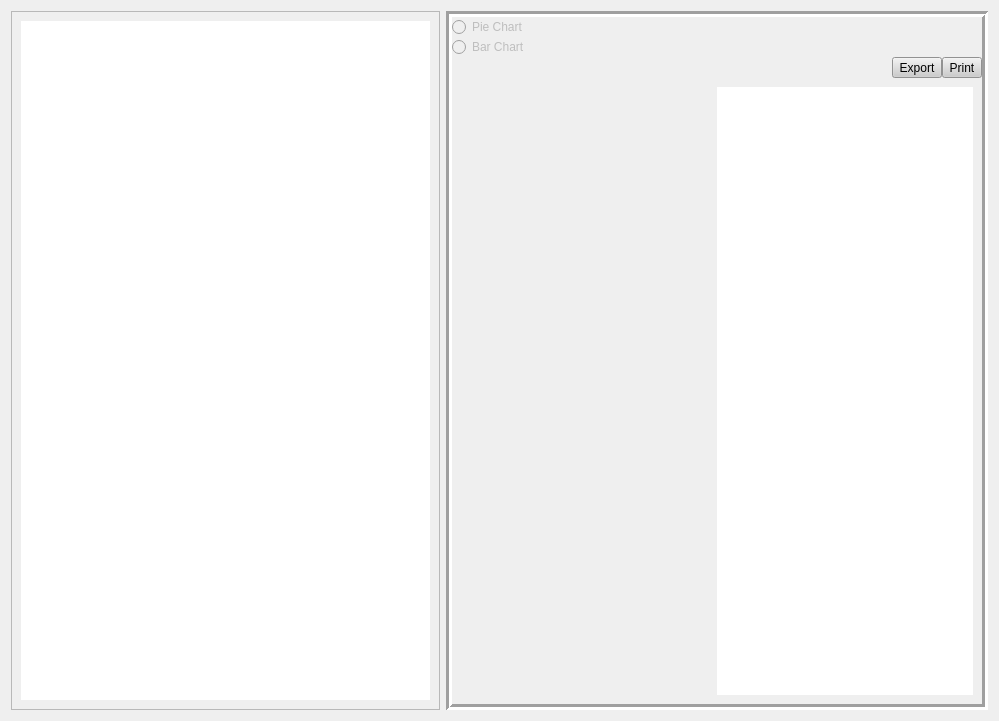
<?xml version="1.0" encoding="UTF-8"?>
<ui version="4.0">
 <class>tabWidget</class>
 <widget class="QWidget" name="tabWidget">
  <property name="geometry">
   <rect>
    <x>0</x>
    <y>0</y>
    <width>999</width>
    <height>721</height>
   </rect>
  </property>
  <property name="windowTitle">
   <string>Form</string>
  </property>
  <layout class="QGridLayout" name="gridLayout_2">
   <item row="0" column="0">
    <widget class="QFrame" name="frame">
     <property name="frameShape">
      <enum>QFrame::StyledPanel</enum>
     </property>
     <property name="frameShadow">
      <enum>QFrame::Raised</enum>
     </property>
     <layout class="QGridLayout" name="gridLayout">
      <item row="0" column="0">
       <widget class="QTreeView" name="teachTreeView">
        <property name="sizePolicy">
         <sizepolicy hsizetype="Preferred" vsizetype="Preferred">
          <horstretch>0</horstretch>
          <verstretch>0</verstretch>
         </sizepolicy>
        </property>
        <property name="styleSheet">
         <string notr="true"/>
        </property>
        <property name="frameShape">
         <enum>QFrame::NoFrame</enum>
        </property>
        <property name="frameShadow">
         <enum>QFrame::Sunken</enum>
        </property>
       </widget>
      </item>
     </layout>
    </widget>
   </item>
   <item row="0" column="1">
    <widget class="QFrame" name="teachChartFrame">
     <property name="frameShape">
      <enum>QFrame::Box</enum>
     </property>
     <property name="frameShadow">
      <enum>QFrame::Sunken</enum>
     </property>
     <property name="lineWidth">
      <number>3</number>
     </property>
     <layout class="QGridLayout" name="gridLayout_12">
      <property name="leftMargin">
       <number>0</number>
      </property>
      <property name="topMargin">
       <number>0</number>
      </property>
      <property name="rightMargin">
       <number>0</number>
      </property>
      <property name="bottomMargin">
       <number>0</number>
      </property>
      <property name="spacing">
       <number>0</number>
      </property>
      <item row="1" column="0">
       <widget class="QRadioButton" name="teach_bar_button">
        <property name="enabled">
         <bool>false</bool>
        </property>
        <property name="text">
         <string>Bar Chart</string>
        </property>
       </widget>
      </item>
      <item row="0" column="0">
       <widget class="QRadioButton" name="teach_pie_button">
        <property name="enabled">
         <bool>false</bool>
        </property>
        <property name="text">
         <string>Pie Chart</string>
        </property>
       </widget>
      </item>
      <item row="5" column="0" colspan="4">
       <widget class="QStackedWidget" name="teach_graph_stackedWidget">
        <property name="enabled">
         <bool>true</bool>
        </property>
        <property name="sizePolicy">
         <sizepolicy hsizetype="Expanding" vsizetype="Expanding">
          <horstretch>0</horstretch>
          <verstretch>0</verstretch>
         </sizepolicy>
        </property>
        <property name="midLineWidth">
         <number>0</number>
        </property>
        <property name="currentIndex">
         <number>0</number>
        </property>
        <widget class="QWidget" name="teach_pie_page">
         <layout class="QGridLayout" name="gridLayout_10">
          <item row="0" column="0">
           <widget class="PieChartWidget" name="teachPieChart" native="true">
            <property name="enabled">
             <bool>true</bool>
            </property>
            <property name="sizePolicy">
             <sizepolicy hsizetype="Expanding" vsizetype="Expanding">
              <horstretch>0</horstretch>
              <verstretch>0</verstretch>
             </sizepolicy>
            </property>
            <property name="minimumSize">
             <size>
              <width>250</width>
              <height>0</height>
             </size>
            </property>
            <property name="maximumSize">
             <size>
              <width>16777215</width>
              <height>16777215</height>
             </size>
            </property>
            <property name="focusPolicy">
             <enum>Qt::TabFocus</enum>
            </property>
            <property name="layoutDirection">
             <enum>Qt::LeftToRight</enum>
            </property>
            <property name="styleSheet">
             <string notr="true"/>
            </property>
            <layout class="QGridLayout" name="_5">
             <property name="spacing">
              <number>0</number>
             </property>
            </layout>
           </widget>
          </item>
          <item row="0" column="1">
           <widget class="QListWidget" name="teachPieList">
            <property name="minimumSize">
             <size>
              <width>0</width>
              <height>0</height>
             </size>
            </property>
            <property name="maximumSize">
             <size>
              <width>16777215</width>
              <height>16777215</height>
             </size>
            </property>
            <property name="baseSize">
             <size>
              <width>0</width>
              <height>0</height>
             </size>
            </property>
            <property name="focusPolicy">
             <enum>Qt::NoFocus</enum>
            </property>
            <property name="layoutDirection">
             <enum>Qt::LeftToRight</enum>
            </property>
            <property name="frameShape">
             <enum>QFrame::NoFrame</enum>
            </property>
            <property name="selectionMode">
             <enum>QAbstractItemView::NoSelection</enum>
            </property>
           </widget>
          </item>
         </layout>
        </widget>
        <widget class="QWidget" name="teach_bar_page">
         <layout class="QGridLayout" name="gridLayout_13">
          <item row="1" column="0">
           <widget class="QCustomPlot" name="teachBarChart" native="true">
            <property name="enabled">
             <bool>true</bool>
            </property>
            <property name="sizePolicy">
             <sizepolicy hsizetype="Expanding" vsizetype="Expanding">
              <horstretch>0</horstretch>
              <verstretch>0</verstretch>
             </sizepolicy>
            </property>
            <property name="minimumSize">
             <size>
              <width>250</width>
              <height>0</height>
             </size>
            </property>
            <property name="maximumSize">
             <size>
              <width>16777215</width>
              <height>16777215</height>
             </size>
            </property>
            <property name="focusPolicy">
             <enum>Qt::TabFocus</enum>
            </property>
            <property name="layoutDirection">
             <enum>Qt::LeftToRight</enum>
            </property>
            <property name="styleSheet">
             <string notr="true"/>
            </property>
            <layout class="QGridLayout" name="_9">
             <property name="spacing">
              <number>0</number>
             </property>
            </layout>
           </widget>
          </item>
         </layout>
        </widget>
       </widget>
      </item>
      <item row="3" column="0">
       <widget class="QLabel" name="teachGraphTitle">
        <property name="styleSheet">
         <string notr="true">font: bold 12px;</string>
        </property>
        <property name="text">
         <string/>
        </property>
        <property name="alignment">
         <set>Qt::AlignCenter</set>
        </property>
       </widget>
      </item>
      <item row="3" column="3" rowspan="2">
       <widget class="QToolButton" name="teachPrintButton">
        <property name="sizePolicy">
         <sizepolicy hsizetype="Fixed" vsizetype="Fixed">
          <horstretch>0</horstretch>
          <verstretch>0</verstretch>
         </sizepolicy>
        </property>
        <property name="toolTip">
         <string>&lt;html&gt;&lt;head/&gt;&lt;body&gt;&lt;p&gt;Print&lt;/p&gt;&lt;/body&gt;&lt;/html&gt;</string>
        </property>
        <property name="layoutDirection">
         <enum>Qt::LeftToRight</enum>
        </property>
        <property name="styleSheet">
         <string notr="true">background-color: rgb(204, 204, 204);</string>
        </property>
        <property name="text">
         <string>Print</string>
        </property>
        <property name="icon">
         <iconset>
          <normalon>:/printer.png</normalon>
         </iconset>
        </property>
        <property name="toolButtonStyle">
         <enum>Qt::ToolButtonTextBesideIcon</enum>
        </property>
       </widget>
      </item>
      <item row="3" column="2" rowspan="2">
       <widget class="QToolButton" name="teachExportButton">
        <property name="sizePolicy">
         <sizepolicy hsizetype="Fixed" vsizetype="Fixed">
          <horstretch>0</horstretch>
          <verstretch>0</verstretch>
         </sizepolicy>
        </property>
        <property name="toolTip">
         <string>Export to pdf</string>
        </property>
        <property name="layoutDirection">
         <enum>Qt::LeftToRight</enum>
        </property>
        <property name="styleSheet">
         <string notr="true">background-color: rgb(204, 204, 204);</string>
        </property>
        <property name="text">
         <string>Export</string>
        </property>
        <property name="icon">
         <iconset resource="../images.qrc">
          <normaloff>:/Pdf.svg</normaloff>:/Pdf.svg</iconset>
        </property>
        <property name="toolButtonStyle">
         <enum>Qt::ToolButtonTextBesideIcon</enum>
        </property>
       </widget>
      </item>
     </layout>
    </widget>
   </item>
  </layout>
 </widget>
 <customwidgets>
  <customwidget>
   <class>QCustomPlot</class>
   <extends>QWidget</extends>
   <header location="global">gui/qcustomplot.h</header>
   <container>1</container>
  </customwidget>
  <customwidget>
   <class>PieChartWidget</class>
   <extends>QWidget</extends>
   <header>gui/piechartwidget.h</header>
   <container>1</container>
  </customwidget>
 </customwidgets>
 <resources>
  <include location="../images.qrc"/>
 </resources>
 <connections/>
</ui>
